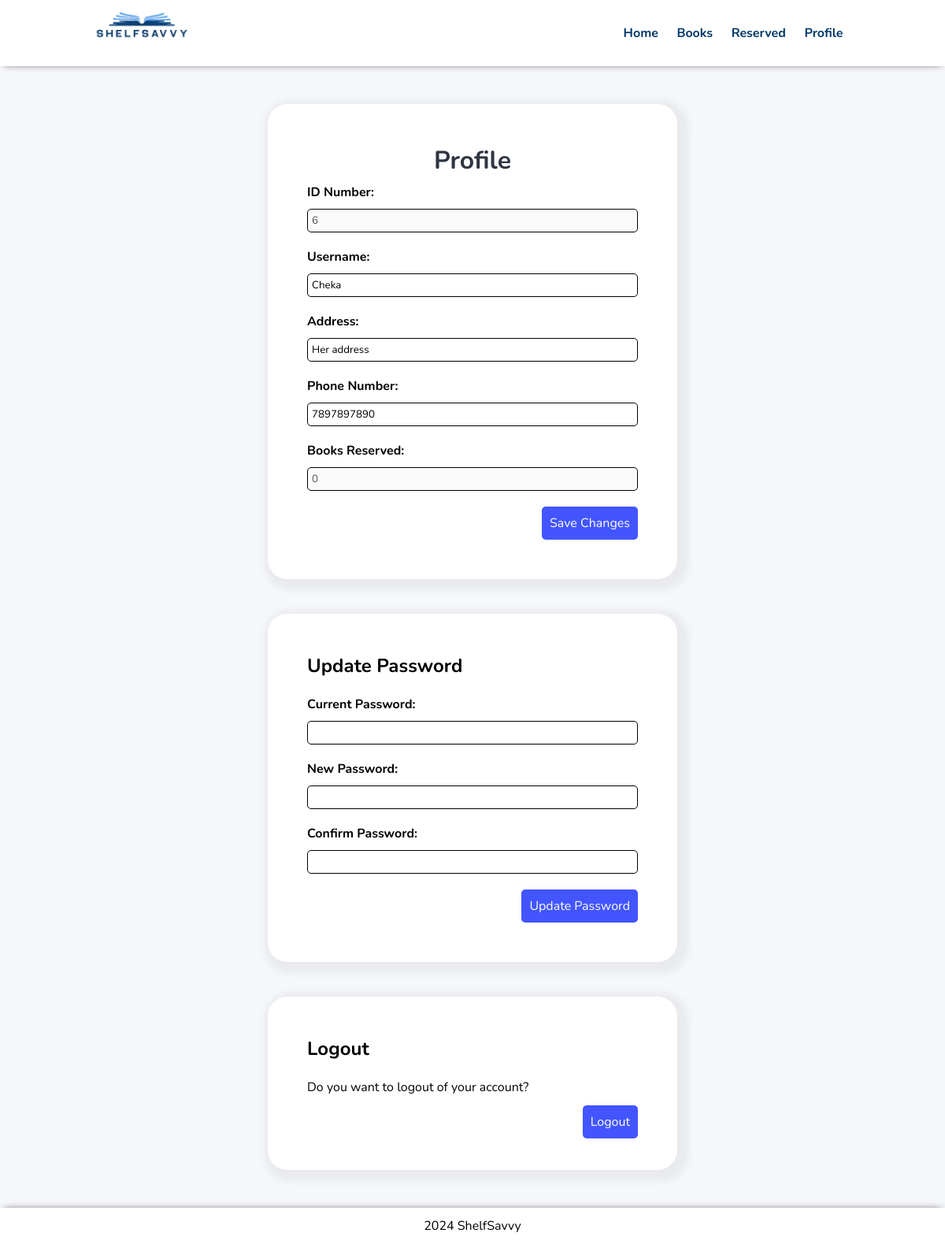
Page /profile.php (signed in) on the committed database.
### tables this page shows
CREATE TABLE `user` (
  `Username` varchar(50) NOT NULL,
  `Password` varchar(255) NOT NULL,
  `MemberType` varchar(20) NOT NULL,
  `BooksOut` int(2) NOT NULL,
  `UID` int(10) NOT NULL,
  `Address` varchar(50) NOT NULL,
  `PhoneNum` bigint(10) NOT NULL
);

### profile.php (the view, shortened to what this page needs)
<?php include('partials-front/header.php'); ?>
<section class="page-container text-center">
    <div class="confirm-container">
        <h2 class="text-center">Profile</h2>
        <?php
            $id = $_SESSION['user'];
            $sql_user="SELECT * FROM user WHERE UID=$id";
            $res_user=mysqli_query($conn, $sql_user);
            if($res_user==TRUE){
                $row_user=mysqli_fetch_assoc($res_user);
                $username = $row_user['Username'];
                $books_out = $row_user['BooksOut'];
                $address = $row_user['Address'];
                $phone_num = $row_user['PhoneNum'];
            }
        ?>
        <form action="" method="POST" class="text-left">
            <div class="text-bold">ID Number: </div>
            <input type="text" name="id" value="<?php echo $id; ?>" disabled>
            <div class="text-bold">Username: </div>
            <input type="text" name="username" value="<?php echo $username; ?>">
            <div class="text-bold">Address: </div>
            <input type="text" name="address" value="<?php echo $address; ?>">
            <div class="text-bold">Phone Number: </div>
            <input type="number" name="phone_num" value="<?php echo $phone_num; ?>">
            <div class="text-bold">Books Reserved: </div>
            <input type="text" name="books_out" value="<?php echo $books_out; ?>" disabled>
            <br/>
            <div class="text-right">
                <input type="submit" name="submit_profile" value="Save Changes" class="btn btn-primary">
            </div>
        </form>
    </div>
    <br/><br/>
    <div class="confirm-container">
        <h3 class="text-left">Update Password</h2><br/>
        <form action="" method="POST" class="text-left">
            <div class="text-bold">Current Password: </div>
            <input type="password" name="current_password" required>
            <div class="text-bold">New Password: </div>
            <input type="password" name="new_password" required>
            <div class="text-bold">Confirm Password: </div>
            <input type="password" name="confirm_password" required>
            <br/>
            <div class="text-right">
                <input type="submit" name="submit_pass" value="Update Password" class="btn btn-primary">
            </div>
        </form>
    </div>
    <br/><br/>
    <div class="confirm-container text-right">
        <h3 class="text-left">Logout</h3><br/>
        <div class="text-left">Do you want to logout of your account? </div><br/>
        <a href="logout.php" class="btn btn-primary">Logout</a>
    </div>
</section>
<?php include('partials-front/footer.php'); ?>

### css/style.css (style rules this page uses)
* { margin: 0 0; padding: 0 0; font-family: 'Nunito', sans-serif; }
body { margin: 0; padding: 0; display: flex; flex-direction: column; height:100vh; }
.text-right { text-align: right; }
.text-center { text-align: center; }
.text-left { text-align: left; }
.text-bold { font-weight: bold; }
a { color: hsl(209, 98%, 21%); text-decoration: none; }
.btn { padding: 10px; font-size: 1rem; border-radius: 5px; border: none; }
.btn-primary { background-color: rgb(66, 85, 255); color: white; cursor: pointer; }
h2 { color: #2f3542; font-size: 2rem; margin-bottom: 2%; }
h3 { font-size: 1.5rem; }
.confirm-container { background-color: white; width: 35%; margin: 0 auto; padding: 50px; border-radius: 25px; box-shadow: 5px 5px 10px 10px rgba(0,0,0,0.05); }
.page-container { background-color: rgb(246, 247, 251); padding: 4% 0; flex-grow: 1; }
.confirm-container input[type="text"] { width: 100%; border-radius: 5px; padding: 5px; margin-bottom: 20px; margin-top: 10px; border: 1px solid black; }
.confirm-container input[type="number"] { width: 100%; border-radius: 5px; padding: 5px; margin-bottom: 20px; margin-top: 10px; border: 1px solid black; }
.confirm-container input[type="password"] { width: 100%; border-radius: 5px; padding: 5px; margin-bottom: 20px; margin-top: 10px; border: 1px solid black; }

### rows in the picture
user: username "Cheka", address "Her address", phone_num "7897897890", books_out "0"
